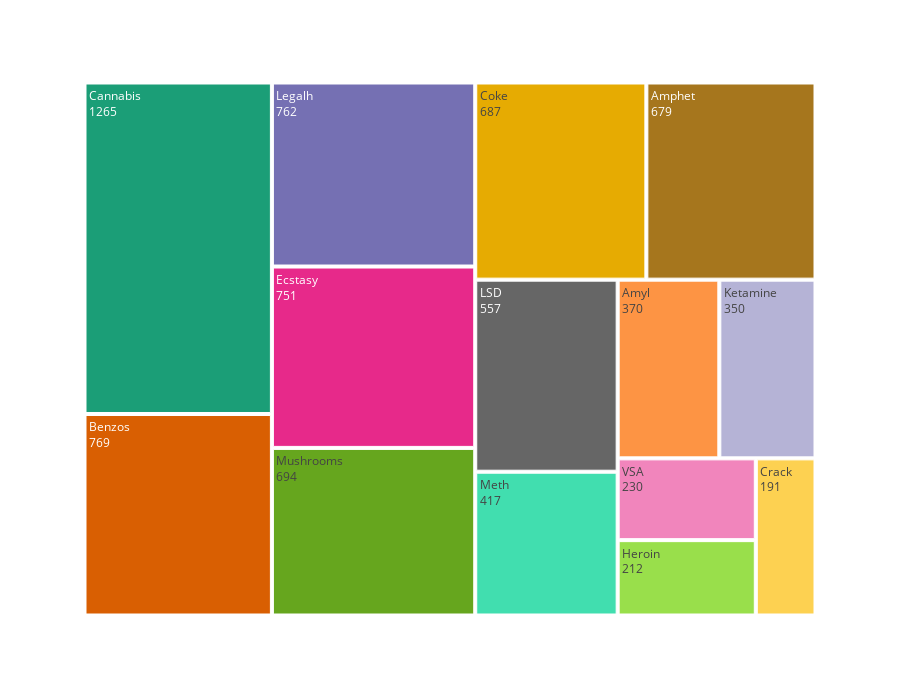

Source (notebook cell):
### Code cell
fig = px.treemap(drugs, path=["index"], values=0, height=700,
                 title=0, color_discrete_sequence = px.colors.qualitative.Dark2)
fig.data[0].textinfo = 'label+text+value'
fig.show()

### Figure 1 — Plotly figure (JSON) as saved in the notebook; plotly's stock layout.template omitted (floating-point values rounded to 4 significant figures)
{"data": [{"branchvalues": "total", "domain": {"x": [0, 1], "y": [0, 1]}, "hovertemplate": "labels=%{label}<br>0=%{value}<br>parent=%{parent}<br>id=%{id}<extra></extra>", "ids": ["Amphet", "Amyl", "Benzos", "Cannabis", "Coke", "Crack", "Ecstasy", "Heroin", "Ketamine", "LSD", "Legalh", "Meth", "Mushrooms", "VSA"], "labels": ["Amphet", "Amyl", "Benzos", "Cannabis", "Coke", "Crack", "Ecstasy", "Heroin", "Ketamine", "LSD", "Legalh", "Meth", "Mushrooms", "VSA"], "name": "", "parents": ["", "", "", "", "", "", "", "", "", "", "", "", "", ""], "textinfo": "label+text+value", "type": "treemap", "values": [679, 370, 769, 1265, 687, 191, 751, 212, 350, 557, 762, 417, 694, 230]}], "layout": {"height": 700, "legend": {"tracegroupgap": 0}, "margin": {"t": 60}, "treemapcolorway": ["rgb(27,158,119)", "rgb(217,95,2)", "rgb(117,112,179)", "rgb(231,41,138)", "rgb(102,166,30)", "rgb(230,171,2)", "rgb(166,118,29)", "rgb(102,102,102)"]}}
